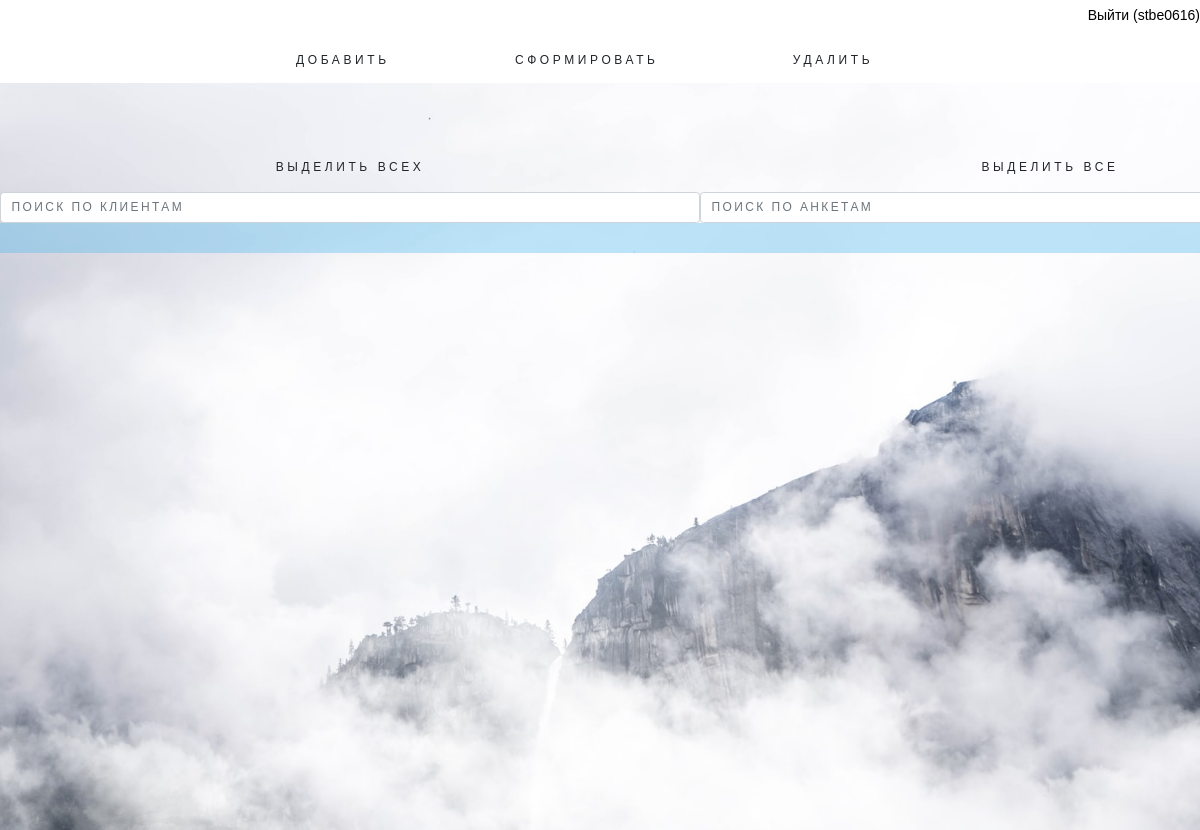
The app's page /clients/ (signed in), older data.
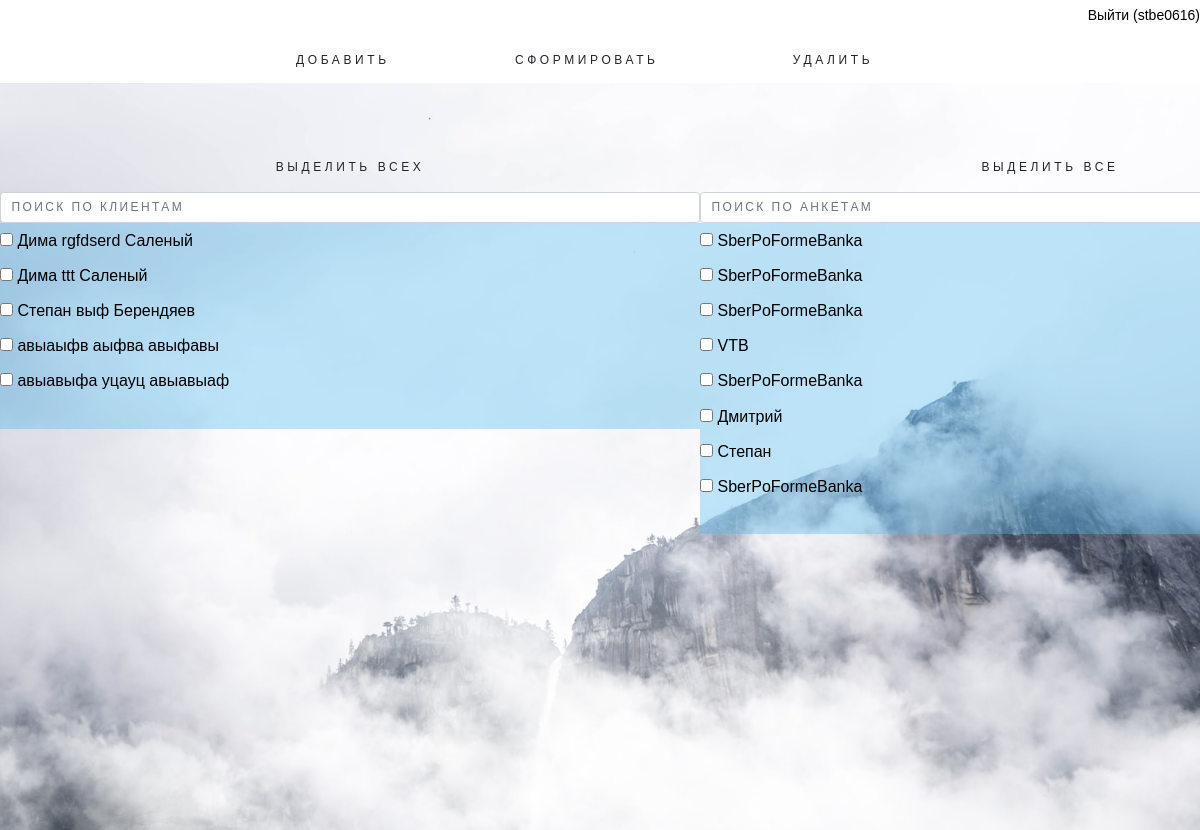
The same page, newer data.
### clients/models.py (models this page shows)
class Client(models.Model):
	first_name = models.CharField(max_length=30, default='Иван')
	part_name = models.CharField(max_length=30, default='Иванович')
	last_name = models.CharField(max_length=30, default='Иванов')

class Document(models.Model):
	name = models.CharField(max_length=500)
	file_name = models.CharField(max_length=500, default="file name")
	file_type = models.CharField(max_length=20, default="pdf")
	class_name = models.CharField(max_length=500, default="SberPoFormeBanka")
	def get_path(self):
		if self.file_type == 'pdf':
			return os.path.join(PDF_TEMPLATE_DIR, self.file_name)

### clients/views.py (the view)
# urls.py: path('clients/', allClients),
@login_required()
def allClients(request):
	view_params['all_clients'] = Client.objects.all()
	view_params['all_docs'] = Document.objects.all()
	view_params['all_clients_files'] = ClientsFile.objects.all()
	view_params['p_table'] = 'clients'
	view_params['username'] = auth.get_user(request).username
	return render(request, 'index.html', view_params);

### templates/index.html (shortened to what this page needs)
<!DOCTYPE html>
<html>
<head>
  <link rel="stylesheet" href="/static/css/bootstrap.css">
  <link rel="stylesheet" href="/static/css/bootstrap-select.min.css">
  <link rel="stylesheet" href="/static/css/style.css">
</head>
<body>
{% load staticfiles %}
<div class="background">
  <div class="layer background-image underconstruction"></div>
<div class="layer clouds">
 <div id="wrapper">
     {% if p_table == 'clients' %}
        {% include 'clients.html' %}
     {% endif %}

### templates/clients.html (shortened to what this page needs)
<head>
    <link rel="stylesheet" href="/static/css/simple.css">
    <link rel="stylesheet" href="/static/css/checkbox.css">
</head>
<body>
<div id="head">
    <div align="right"><a class="exit" href="/auth/logout">Выйти ({{ username }})</a></div>
    <table class="mytable" align="center">
        <td>
            <form action="/addClient/" method="POST">{% csrf_token %}
                <button class="btn" name="sbm" value="Add Client">Добавить
                </button>
            </form>
        </td>
        <td>
            <button class="btn" onclick="generateReport()">Сформировать</button>
        </td>
        <td>
            <button class="btn" name="sbm" value="Delete" onclick="deleteChecked()">Удалить</button>
        </td>
    </table>
</div>
<div class="py-5 text-center">
    <form action="/clientForm/" method="POST" style="display:inline;">
        <table class="mytable">
            <tr>
                <td class="table"><input type="button" class="btn" value="Выделить всех"
                                         onclick="checkUncheck('cl_checked');"></td>
                <td class="table"><input type="button" class="btn" value="Выделить все"
                                         onclick="checkUncheck('doc_checked');"></td>
            </tr>
            <tr>
                <td>
                    <input class=form-control id=searchs-text onkeyup=tableSearch() placeholder="Поиск по клиентам"
                           type=text>
                    <div id="scrolltable">
                        <table class="mytable" id=info-table>
                            <tr>
                                <td class="mytd">
                                    <ul>
                                        {% for p_client in all_clients %}
                                            <li>
                                                <input type="checkbox" name="cl_checked" id="1"
                                                       value="{{ p_client.id }}">
                                                <a href="/edit_client_page/{{ p_client.id }}">
                                                    {{ p_client.first_name }} {{ p_client.part_name }} {{ p_client.last_name }}
                                                </a>
                                            </li>
                                        {% endfor %}
                                    </ul>
                                </td>
                            </tr>
                        </table>
                    </div>
                </td>
                <td>
                    <input class=form-control id=search-text onkeyup=tableSearch() placeholder="Поиск по анкетам"
                           type=text>
                    <div id="scrolltable">
                        <table id="info-table" class="mytable">
                            <tr>
                                <td class="mytd">
                                    <ul>
                                        {% for doc in all_docs %}
                                            {% load staticfiles %}
                                            <li>
                                                <input type="checkbox" name="doc_checked" id="1" value="{{ doc.id }}">
                                                <a href="{% static doc.get_path %}">{{ doc.name }}</a>
                                            </li>
                                        {% endfor %}
                                    </ul>
                                </td>
                            </tr>
                        </table>
                    </div>
                </td>
            </tr>
        </table>
    </form>
</body>
</html>

### templates/clients_button.html
{% load staticfiles %}

### static/css/style.css (style rules this page uses)
a { position:relative;text-decoration:none;-webkit-transition:color 0.5s,border-color 0.5s;transition:color 0.5s,border-color 0.5s;vertical-align:top }
ul,ol { margin-bottom:30px;padding-left:17px }
ul { list-style-type:none;padding-left:0 }
ul li { position:relative }
ul li:before { solid #000;border-bottom:2px solid transparent;border-top:2px solid transparent;display:inline-block;content:"";height:0;margin:-3px 0 0 -14px;position:absolute;top:1em;width:0 }
.table { margin-bottom:30px }
.form-control { font-size:12px;font-size:.85714rem;box-shadow:none !important;letter-spacing:.2em;text-transform:uppercase }
.btn { font-size:12px;font-size:.85714rem;line-height:1.6;letter-spacing:.3em;padding:15px 45px 14px;text-transform:uppercase;-webkit-transition:0.2s linear background,0.2s linear border;transition:0.2s linear background,0.2s linear border }
html { height:100%;font-size:14px;word-wrap:break-word }
body { color:#000;font-family:"Raleway",sans-serif;font-size:16px;font-weight:400;height:100%;line-height:2.2;min-width:320px;overflow-x:hidden;position:relative }
.background { height:100%;left:0;position:fixed;top:0;width:100% }
.background .layer { height:100%;left:0;overflow:hidden;position:absolute;top:0;width:100% }
.background .clouds { overflow:hidden }
.background .background-image { background-size:cover;background-position:50% 50%;background-repeat:no-repeat }
.background .background-image.underconstruction { background-image:url(../content/img/under-bg.jpg) }

### static/css/simple.css (style rules this page uses)
table, th, td { border-top: 0px; }
.mytable { margin: auto; width: 700px; border-top: 0px; }
.mytd { background-color: rgba(90, 187, 238, 0.4); text-align: left; }
ul { list-style-type: none; }
li { list-style-type: none; }
#scrolltable { margin-top: 0px; height: 600px; overflow: auto; }
* { margin: 0; padding: 0; box-sizing: border-box; }
a { color: rgba(0,0,0,1); }
.exit { font-size: 14px; color: rgba(0,0,0,1); }
#head { width: 100%; height: 10%; position: fixed; background: #ffffff; z-index: 1000; }
body { margin-top:30px; }

Row changes from the older to the newer data that the page shows:
added Client: first_name "Дима", part_name "rgfdserd", last_name "Саленый"
added Client: first_name "Дима", part_name "ttt", last_name "Саленый"
added Client: first_name "Степан", part_name "выф", last_name "Берендяев"
added Client: first_name "авыаыфв", part_name "аыфва", last_name "авыфавы"
added Client: first_name "авыавыфа", part_name "уцауц", last_name "авыавыаф"
added Document: name "SberPoFormeBanka"
added Document: name "SberPoFormeBanka"
added Document: name "SberPoFormeBanka"
added Document: name "VTB"
added Document: name "SberPoFormeBanka"
added Document: name "Дмитрий"
added Document: name "Степан"
added Document: name "SberPoFormeBanka"
